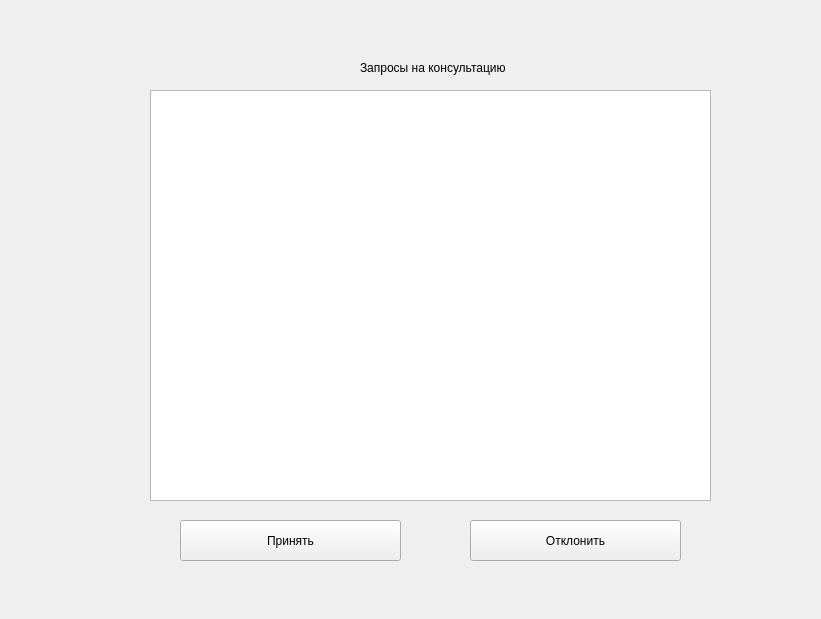
<?xml version="1.0" encoding="UTF-8"?>
<ui version="4.0">
 <class>ConsultantMainWindow</class>
 <widget class="QWidget" name="ConsultantMainWindow">
  <property name="geometry">
   <rect>
    <x>0</x>
    <y>0</y>
    <width>821</width>
    <height>619</height>
   </rect>
  </property>
  <property name="windowTitle">
   <string>Form</string>
  </property>
  <widget class="QPushButton" name="acceptRequestButton">
   <property name="geometry">
    <rect>
     <x>180</x>
     <y>520</y>
     <width>221</width>
     <height>41</height>
    </rect>
   </property>
   <property name="text">
    <string>Принять</string>
   </property>
  </widget>
  <widget class="QPushButton" name="cancelledRequestButton">
   <property name="geometry">
    <rect>
     <x>470</x>
     <y>520</y>
     <width>211</width>
     <height>41</height>
    </rect>
   </property>
   <property name="text">
    <string>Отклонить</string>
   </property>
  </widget>
  <widget class="QLabel" name="mainLabel">
   <property name="geometry">
    <rect>
     <x>360</x>
     <y>60</y>
     <width>161</width>
     <height>16</height>
    </rect>
   </property>
   <property name="text">
    <string>Запросы на консультацию</string>
   </property>
  </widget>
  <widget class="QListWidget" name="listOfRequests">
   <property name="geometry">
    <rect>
     <x>150</x>
     <y>90</y>
     <width>561</width>
     <height>411</height>
    </rect>
   </property>
  </widget>
 </widget>
 <resources/>
 <connections/>
</ui>
